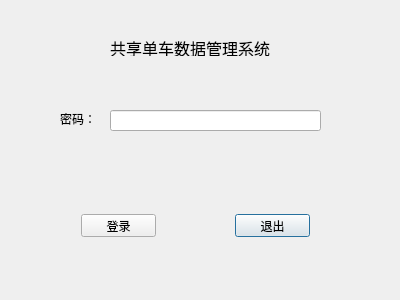
<?xml version="1.0" encoding="UTF-8"?>
<ui version="4.0">
 <class>LoginDialog</class>
 <widget class="QDialog" name="LoginDialog">
  <property name="geometry">
   <rect>
    <x>0</x>
    <y>0</y>
    <width>400</width>
    <height>300</height>
   </rect>
  </property>
  <property name="windowTitle">
   <string>数据管理系统</string>
  </property>
  <widget class="QLabel" name="label">
   <property name="geometry">
    <rect>
     <x>110</x>
     <y>40</y>
     <width>160</width>
     <height>16</height>
    </rect>
   </property>
   <property name="font">
    <font>
     <pointsize>12</pointsize>
    </font>
   </property>
   <property name="text">
    <string>共享单车数据管理系统</string>
   </property>
   <property name="alignment">
    <set>Qt::AlignCenter</set>
   </property>
  </widget>
  <widget class="QLineEdit" name="pwdLineEdit">
   <property name="geometry">
    <rect>
     <x>110</x>
     <y>110</y>
     <width>211</width>
     <height>21</height>
    </rect>
   </property>
   <property name="echoMode">
    <enum>QLineEdit::Password</enum>
   </property>
  </widget>
  <widget class="QLabel" name="label_2">
   <property name="geometry">
    <rect>
     <x>60</x>
     <y>111</y>
     <width>36</width>
     <height>16</height>
    </rect>
   </property>
   <property name="text">
    <string>密码：</string>
   </property>
  </widget>
  <widget class="QPushButton" name="quitBtn">
   <property name="geometry">
    <rect>
     <x>235</x>
     <y>214</y>
     <width>75</width>
     <height>23</height>
    </rect>
   </property>
   <property name="text">
    <string>退出</string>
   </property>
  </widget>
  <widget class="QPushButton" name="loginBtn">
   <property name="geometry">
    <rect>
     <x>81</x>
     <y>214</y>
     <width>75</width>
     <height>23</height>
    </rect>
   </property>
   <property name="text">
    <string>登录</string>
   </property>
  </widget>
 </widget>
 <resources/>
 <connections/>
</ui>
